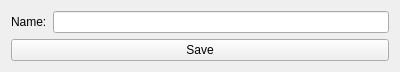
<?xml version="1.0" encoding="UTF-8"?>
<ui version="4.0">
 <class>Form</class>
 <widget class="QWidget" name="Form">
  <property name="geometry">
   <rect>
    <x>0</x>
    <y>0</y>
    <width>400</width>
    <height>69</height>
   </rect>
  </property>
  <property name="windowTitle">
   <string>Set Name</string>
  </property>
  <layout class="QVBoxLayout" name="verticalLayout">
   <item>
    <layout class="QHBoxLayout" name="horizontalLayout">
     <item>
      <widget class="QLabel" name="label">
       <property name="text">
        <string>Name:</string>
       </property>
      </widget>
     </item>
     <item>
      <widget class="QLineEdit" name="lineEdit"/>
     </item>
    </layout>
   </item>
   <item>
    <widget class="QPushButton" name="pushButton">
     <property name="text">
      <string>Save</string>
     </property>
    </widget>
   </item>
  </layout>
 </widget>
 <resources/>
 <connections/>
</ui>
